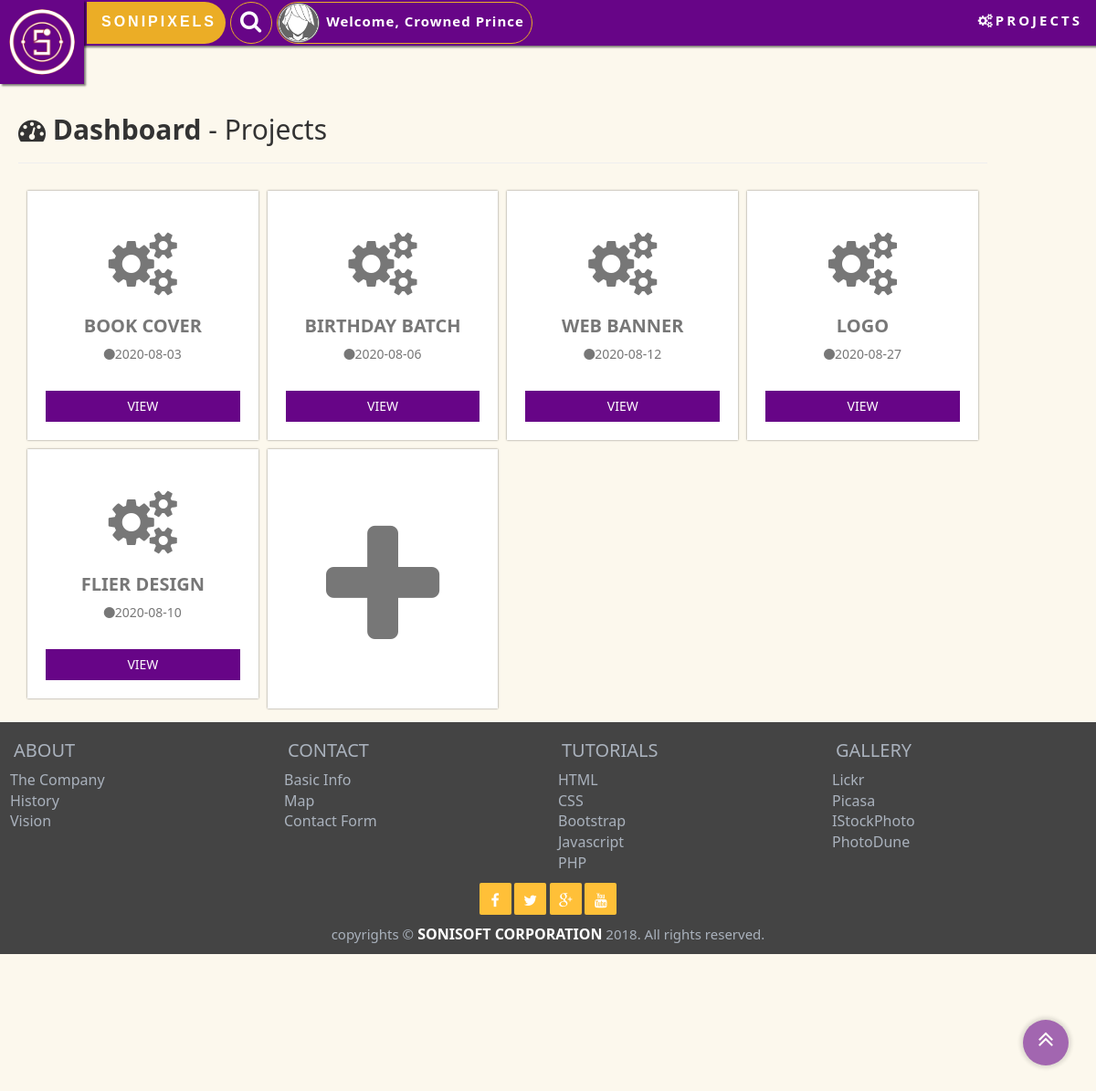
The app's page /Dashboard.php (signed in) with its own data.
### tables this page shows
CREATE TABLE `projects` (
  `project_id` int(11) NOT NULL,
  `project_name` varchar(30) NOT NULL,
  `project_description` text NOT NULL,
  `project_date` date NOT NULL
);

### Dashboard.php (the view, shortened to what this page needs)
<?php require_once("header.php");
      include_once("query.php");
 ?>
  <div class="container-fluid" id="top-margin">
    <div class="col-sm-12">
      <div class="col-sm-11">
        <h2 class="publish"><span style="font-weight: 600 !important; text-transform: capitalize;"><i class="fa fa-dashboard"></i>&nbsp;Dashboard</span> - Projects</h2><hr>
        <div class="col-sm-12 mute-slide slide-resource general">
<?php
  $pro_sql = "SELECT project_id, project_name, project_description, project_date FROM projects";
  $pro_result = mysqli_query($db, $pro_sql);
    if (mysqli_num_rows($pro_result) > 0) {
      while($pro_row = mysqli_fetch_assoc($pro_result)) {
        $project_id = $pro_row['project_id'];
        $project_name = $pro_row['project_name'];
        $project_date = $pro_row['project_date'];
      echo '<div class="col-sm-3">
              <div class="resource">
                <h1><i class="fa fa-gears"></i></h1>
                <h2>'.$project_name.'</h2>
                <p><i class="fa fa-circle"></i>'.$project_date.'</p><br>
                <button type="button" class="btn edit" data-toggle="modal" data-target="#myModal'.$project_id.'">VIEW</button>
              </div>
            </div>';
      }
    }
?>
          <div class="col-sm-3">
            <div class="resource" style="padding:40px" data-toggle="modal" data-target="#addProjects">
              <h1 style="font-size:158px;"><i class="fa fa-plus"></i></h1>
            </div>
          </div>
        </div>
      </div>
    </div>
       <?php require_once("footer.php"); ?>
</body>
</html>

### styles/bodyStyles.css (style rules this page uses)
body { font-family:"Segoe UI",Arial,sans-serif !important; background-color: #FCF8ED; padding: 0px !important; margin: 0px !important; }
h1 { opacity: 1; }
.container-fluid { padding: 0 !important; margin-top: 0 !important; }
.btn { background-color: #670587; color: #fff; transition: 0.1s; border-radius:0 !important; }
#top-margin { margin-top: 100px !important; }
.mute-slide { visibility:hidden; }
.slide-resource { animation-name: slide; -webkit-animation-name: slide; animation-duration: 1s; -webkit-animation-duration: 1s; visibility: visible; }
.col-sm-12, .col-sm-9, .col-sm-3, .col-sm-2 { padding: 5px; }
.resource h1 { font-size: 70px; font-weight: 600; text-transform: uppercase; }
.resource h2 { font-size: 20px; font-weight: 600; text-transform: uppercase; }
.resource { background-color: #fff; color: #777; border: 0; text-align: center; padding:20px; box-shadow:0px 0px 2px 0 rgba(0,0,0, 0.5); -webkit-box-shadow:0px 0px 2px 0 rgba(0,0,0, 0.5); -moz-box-shadow:0px 0px 2px 0 rgba(0,0,0, 0.5); -ms-box-shadow:0px 0px 2px 0 rgba(0,0,0, 0.5); -o-box-shadow:0px 0px 2px 0 rgba(0,0,0, 0.5); transition: ease-in-out 0.5s; }
.edit { width: 100%; }

### styles/plugins.css (style rules this page uses)
.fa { display:inline-block;font:normal normal normal 14px/1 FontAwesome;font-size:inherit;text-rendering:auto;-webkit-font-smoothing:antialiased;-moz-osx-font-smoothing:grayscale;transform:translate(0, 0) }
.fa-plus:before { content:"\f067" }
.fa-gears:before,.fa-cogs:before { content:"\f085" }
.fa-dashboard:before,.fa-tachometer:before { content:"\f0e4" }
.fa-circle:before { content:"\f111" }

### records on screen
projects: project_name "BOOK COVER", project_date "2020-08-03"
projects: project_name "BIRTHDAY BATCH", project_date "2020-08-06"
projects: project_name "WEB BANNER", project_date "2020-08-12"
projects: project_name "LOGO", project_date "2020-08-27"
projects: project_name "FLIER DESIGN", project_date "2020-08-10"

### other values on screen
$_SESSION['username'] "Crowned Prince"
